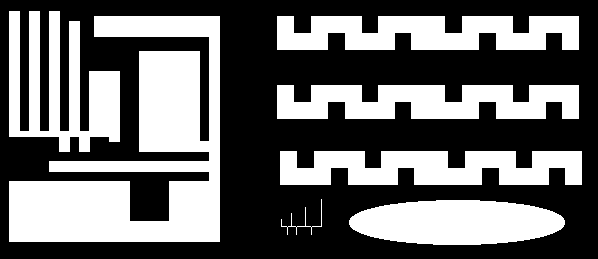
#> input picture lab11-indexation/ccl1.png, 598 x 259 px; the run also reads 1 picture not shown here
$ jupyter execute 11_ccl.ipynb
#> lines starting #> are read from the running program, lines starting #| are printed output that depends on the picture; after the words box and inside, x2 and y2 are one past the last pixel; in counts of white or black regions, pixels touching at a corner belong together
# Indeksacja. Prosta klasyfikacja obiektów.

## Cel ćwiczenia
- zapoznanie z dwuprzebiegowym algorytmem indeksacji (ang. *connected component labelling*):
- zapoznanie z prostą klasyfikacją obiektów z wykorzystaniem współczynników kształtu.

## Indeksacja

Większość dotychczas poznanych i wykorzystywanych algorytmów przetwarzania obrazu wykonywała operacje na całym obrazie (lub co najwyżej dokonywany był podział obiekt/obiekty - tło. Np. różne metody segmentacji).
Patrząc na poniższny rysunek człowiek widzi dwa kwadraty.

Dla automatycznego systemu analizy i rozpoznawania obrazów przejście od etapu obiekty/tło do wyróżnienia dwóch kwadratów nie jest takie oczywiste i wymaga zastosowania jakieś formy indeksacji - czyli przypisania każdemu z pikseli uznanych za należące do obiektów (tu białych) jakieś etykiety (w naszym przypadku będą to dwie etykiety, ew. dodatkowa oznaczająca tło).

W tej części ćwiczenia zaprezentowany zostanie tzw. dwuprzebiegowy algorytm indeksacji (ang. *two-pass connected component labelling*).
Jego nazwa związana jest z koniecznością wykonania dwukrotnego odwiedzenia każdego z pikseli obrazu (dwie pętle/iteracje po obrazie).
Istnieją również tzw. jednoprzebiegowe algorytmy indeksacji - por. zadnie domowe.

## Opis algorytmu

- Na wejściu mamy obraz po binaryzacji - zakładamy, że piksele białe ('1', '255') należą do obiektów, tło jest czarne.

- W pierwszej iteracji obraz analizujemy linia po linii, od lewej do prawej, aż do napotkania pierwszego piksela o wartości różnej od '0'.
  W tej sytuacji dokonujemy analizy otoczenia piksela:


  gdzie: **X**  rozważany piksel, **A,B,C,D** - sąsiedzi z otoczenia.
  Uwaga. W przykładzie pokazano tzw. sąsiedztwo 8-elementowe.
  Niekiedy stosuje się również wersję 4-elementową (praktycznie bardzo rzadko).
  Wtedy analizie podlegałyby by tylko piksele **B** i **D**.

- Możliwe są następujące przypadki dla otoczenia __A,B,C,D__:
    - (a) wszystkie należą do tła __A,B,C,D == 0__.
      Wtedy znaleziony piksel __X__ należy do nowego obiektu - nadajemy mu zatem etykietę __L+1__ __X = L+1}__ - przez __L__ rozumiemy poprzednią etykietę.
	  Uwaga. Przed uruchomieniem algorytmu __L__ należy zainicjować wartością  '1'
    - (b) jeden lub więcej pikseli ma przypisaną aktualną etykietę **L**.
	  Wtedy rozważanemu pikselowi przypisujemy etykietę **L** - **X = L**.
    - (c) w otoczeniu występują piksele o różnych etykietach np. *L1* i *L2*.
	  Wtedy przyjmuje się zasadę, że rozważanemu pikselowi *X* przypisuje się mniejszą z wartości *L1* i *L2* (*X = min(L1,L2)*).

## Implementacja:

- Wczytaj obraz *ccl1.png*, wyświetl go.
  Po krótkiej analizie można zauważyć, że występuje na nim 7 odrębnych obiektów.
      Ich ``wykrycie'' będzie naszym celem.

- Na podstawie opisu algorytmu podanego wcześniej zaimplementuj tzw. pierwszą fazę indeksacji (ang. _first pass_):
    - uwaga ogólna - algorytm jest dość prosty i łatwy w implementacji,
    - obliczenia powinny odbywać się w pętlach `for` - iteracja po całym obrazku.
      Warto pominąć pierwszy wiersz i pierwszą oraz ostatnią kolumnę, aby  wyeliminować problem z brakiem kontekstu (można np. założyć, że pikseli brzegowych nie ma, bo wcześniej wykonane zostało morfologiczne czyszczenie brzegu).
    - dla przypomnienia iteracja po macierzy w Python - pętla zewnętrzna - wiersze, pętla wewnętrzna - kolumny – tj. pierwsza współrzędna to wiersz, a druga kolumna,
    - rozmiar obrazka można odczytać np. poleceniem: `yy, xx = img.shape`
      Przy takim przypisaniu `yy` oznacza liczbę wierszy (wysokość obrazka), a `xx` liczbę kolumn (szerokość obrazka),
    - działania podejmujemy tylko w przypadku, gdy aktualnie analizowany piksel ma wartość różną od zera (gdy należy do obiektu),
    - najtrudniejszym elementem jest analiza otoczenia piksela i stwierdzenie, z którym z przypadków (a), (b) czy (c) mamy do czynienia.
      Problem można rozwiązać jakkolwiek (tylko dobrze), poniżej prezentowana jest jedna z możliwości.
    - na początku tworzymy listę pikseli, które stanowią otoczenie piksela X (A, B, C, D) np: ` neighbours = [img[j - 1, i - 1], ... `
    - następnie sprawdzamy czy nie występuje przypadek (a) - czyli czy suma sąsiadów nie wynosi 0 -  ` neigh_sum = np.sum(neighbours)`, jeżeli tak to `X = L` oraz `L=L+1`.
      Uwaga proszę nie zapomnieć zainicjalizować etykiety `L` wartością 1.
    - jeżeli `neigh_sum > 0`, mamy do czynienia z przypadkiem (b) lub (c).
      Eliminujemy zerowe elementy z listy `sasiedzi` (`neighbours = filter(lambda x: x != 0, neighbours)`), a następnie znajdujemy minimum i maksimum nowej listy `neighbours` (funkcje `min` i `max` z _numpy_).
    - z przypadkiem (b) będziemy mieli do czynienia, gdy *minimum = maksimum*.
      Wtedy jako etykietę przypisujemy `X = minimum = maksimum`.
      Gdy *minimum != maksimum* mamy przypadek (c).
      Wtedy etykieta `X = minimum` - taką przyjmujemy konwencję,
    - uwaga 1 - algorytm operuje (czyta punkty z otoczenia i zapisuje kolejne indeksy L) na tym samym obrazie wejściowym,
    \item uwaga 2 - przed implementacją metody obsługi konfliktów przypadki (b) i (c) działają tak samo, ale dla potrzeb dalszych kroków należy je rozróżnić,

- Wykonaj indeksację obrazu za pomocą zaimplementowanego algorytmu.
  Jeżeli wszystko zostało poprawnie napisane, to wynik powinien wyglądać mniej więcej tak jak na poniższym rysunku. Takie porównanie stanowić będzie pierwszy test poprawności implementacji algorytmu.


[cell 1]
import os
import cv2
import matplotlib.pyplot as plt
import numpy as np

if not os.path.exists("ccl1.png") :
    !wsl wget https://raw.githubusercontent.com/vision-agh/poc_sw/master/13_CCL/ccl1.png --no-check-certificate
if not os.path.exists("shapes.png") :
    !wsl wget https://raw.githubusercontent.com/vision-agh/poc_sw/master/13_CCL/shapes.png --no-check-certificate
if not os.path.exists("shapesReal.png") :
    !wsl wget https://raw.githubusercontent.com/vision-agh/poc_sw/master/13_CCL/shapesReal.png --no-check-certificate

# Implementacja pierwszego kroku indeksacji
plt.rcParams['figure.figsize'] = (16, 9)

[cell 2]
def imread(path):
#> called with path = 'ccl1.png'
    return cv2.imread(path, cv2.IMREAD_GRAYSCALE)
#> returned value: shape (259, 598); 41.1% white; 7 white regions, largest, box (x1, y1, x2, y2) and area: (9, 16, 220, 242) 23561, (9, 11, 120, 152) 8081, (277, 16, 579, 50) 8024

[cell 3]
def plot_img(img, cmap='gray', title=''):
    plt.figure(figsize=(16, 9))
    plt.imshow(img, cmap=cmap, vmin=0, vmax=255)
    plt.axis('off')
    plt.title(title)
    plt.show()

[cell 4]
ccl1 = imread('ccl1.png')

[cell 5]
plot_img(ccl1)

[cell 6]
def indexation(image):
    delta_y = np.array([-1, -1, -1, 0], dtype=np.int32)
    delta_x = np.array([-1,  0,  1, -1], dtype=np.int32)

    image = np.copy(image)

    L = 0
    for y in range(1, image.shape[0]):
        for x in range(1, image.shape[1] - 1):
            if image[y, x] > 0:
                neighbors = image[y + delta_y, x + delta_x]

                if np.sum(neighbors) > 0:
                    minv = np.min(neighbors[neighbors > 0])
                    image[y, x] = minv
                else:
                    L += 1
                    image[y, x] = L
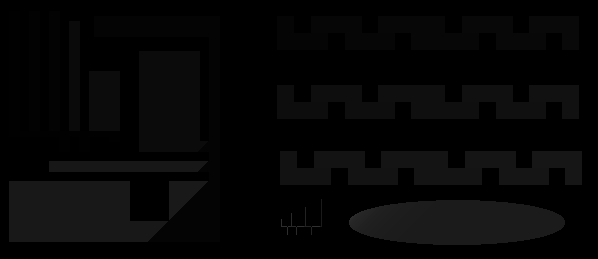
#> image: shape (259, 598); min 0, max 48, mean 6.1
#> after the loop, L = 48

    return image

[cell 7]
indexed = indexation(ccl1)

[cell 8]
plt.imshow(indexed, cmap='twilight')
plt.show()

## Dyskusja:

- W wyniku indeksacji uzyskujemy obraz, na którym wyróżnionych jest wiele obiektów (dokładnie 48) - a faktycznie jest tylko 7. Zastanówmy się z czego to wynika.

- Zacznijmy od prostego przypadku przedstawionego na poniższym rysunku:


  Obraz analizowany jest linia po linii.
  Zatem pierwszą etykietę dostanie słupek po prawej.
  Późnej ten po lewej.
  Postępując zgodnie z podanym algorytmem, w pewnym momencie (piksel wyróżniony na obrazku) dojdzie do sytuacji, w której w otoczeniu danego piksela znajdą się dwie różne etykiety (tu: '1' i '2').
  Wtedy zgodnie z przyjętą metodologią przypisujemy niższą, tj. '1'.
  Problem jaki powstaje, to brak zapamiętania informacji o tym, że wystąpił taki konflikt tj. że powinno nastąpić połączenie etykiet '1' i '2'.
  Z tego powodu wynik działania algorytmu nie jest poprawny.

-  Przeanalizujmy jeszcze jeden, bardziej złożony przykład z rysunku poniżej:


   Słupek po prawej dostaje indeks '1', a po lewej '2'.
   W czwartej linii występuje piksel, który ma w swoim sąsiedztwie (A,B,C,D) same piksele czarne.
   Dlatego dostaje etykietę '3'.
   Jednak w następnym kroku okazuje się, że następuje konflikt '3' z '1' (połączenie).
   W kolejnym wierszu występuje konflikt '2' i '3'.
   Warto zwrócić uwagę, że w tym przypadku trzeba uniknąć sytuacji ''utraty'' informacji o połączeniu '1' z '2' przez '3'.

- W literaturze zaproponowano wiele sposobów reprezentacji i rozwiązywania przedstawionych konfliktów:
    - 2-krotki,
    - n-krotki,
    - tablica dwuwymiarowa,
    - grafy + przeszukiwanie grafu wgłąb.
 W obecnym ćwiczeniu zastosujemy ostatnie podejście, które jest najprostsze do realizacji.

- Opisane konflikty możemy przechowywać w strukturze zbiorów rozłącznych (ang. _union find_).
  Jest to zagadnienie znane z przedmiotu ''Algorytmy i struktury danych''.
  Poniżej zostanie zaprezentowane krótkie przypomnienie.

- Mamy $N$ obiektów. W naszym przypadku to jest $N$ etykiet.
  Chcemy przechowywać informację o sytuacji, w której następuje łączenie etykiet tj. interesują nas zbiory obiektów połączonych.
  Przykład trzech zbiorów zamieszczono na rysunku:


- W ramach rozważanej struktury implementuje się dwie operacje:
    - *find* (znajdź) - sprawdzenie czy dwa obiekty należą do tego samego zbioru połączonego,
	- *union* (połącz) - wprowadź połączenie pomiędzy dwoma obiektami.

- Z punktu widzenia naszych potrzeb ważna jest funkcja _union_. Przykład dodania połączenia pomiędzy obiektami '2' a'3' pokazano na rysunku:


- Strukturę oraz obie operacje można zaimplementować na kilka sposobów.
  Zainteresowanych odsyłam do literatury przedmiotu.
  My zastosujemy podejście _quick-union_.
  Nie jest ono specjalnie wydajnie, ale bardzo proste do implementacji.

- Nasz graf, w którym wierzchołki oznaczają etykiety, a krawędzie połączenia między etykietami, zapiszemy w tablicy jednowymiarowej `id[]` o rozmiarze $N$ (maksymalna liczba etykiet).
  Interpretacja pola w tablicy: `id[i]` jest rodzicem `i`.
  Korzeń elementu `i` jest dany jako: `id[id[id[...id[i]...]]]`.

- Przeanalizujmy jak to działa na prostym przykładzie.
  Mamy dany poetykietowany obraz:


  Występuje na nim pięć konfliktów oznaczonych A, B, C, D i E  (uwaga w trakcie działania algorytmu pojawią się właśnie w takiej kolejności).

- Sytuację wyjściową opisuje poniższy rysunek:


   Tablica `id` wypełniona jest kolejnymi indeksami.

- W algorytmie _quick-union_, aby połączyć elementy $p$ i $q$ należy ustawić $id$ korzenia $q$ pod adres korzenia elementu $p$.
Uwaga. Zakładamy, że $p$ < $q$.
Można to zapisać jako: `id[root(p)] = root(q)`.
Nasze pierwsze połączenie (A) to 4 z 2.
Po tej operacji sytuacja będzie wyglądać następująco:


W tym przypadku korzenieniem obu elementów są same elementy, zatem operacja jest dość prosta.

- Kolejny krok tj. połączenie  2 z 1 -  sytuacja B:


Element 1 jest korzeniem.
Element 2 już nie, ponieważ `id[2]==4`.
Sprawdzamy zatem `id[4]`.
Okazuje się, że `id[4] == 4` tj. jest to korzeń.
Zatem korzeniem dla elementu 2 jest 4.
Dokonujemy stosownej modyfikacji w tablicy `id[1] = 4`.

-  Kolejne połączenie to 6 z 3 (C):


- Kolejne połączenie to 5 z 1.


Szukamy korzenia elementu 1.
Znajdujemy, że to jest 4.
Zatem łączymy 5 i 4.

- Ostatnie połączenie to 6 z 5.


-  Ostatni krok to wykorzystanie informacji zawartej w tablicy `id` do wyznaczenia przekodowania LUT (ang. _look-up table_), które pozwoli nam nadać poprawne etykiety wszystkim pikselom.
      Zasadniczo sprowadza się on do obliczenia dla każdej możliwej etykiety jej korzenia.
      W naszym przypadku zawsze otrzymamy 6, gdyż wszystkie piksele są ze sobą połączone i stanowią jeden obiekt.

## Implementacja:

- Implementacja jest dużo prostsza i krótsza od powyższego opisu.
  Istotne jest tylko dobre zrozumienie algorytmu _union-find_.

- Potrzebne będą nam dwie funkcje pomocnicze:

    - `root` - obliczanie korzenia zgodnie z podanym opisem (odpowiednia pętla `while`). Funkcja pobiera indeks elementu oraz tablicę, a zwraca indeks korzenia.
    - `union` - realizacja operacji unii. Argumenty to indeksy `p` i `q` oraz tablica, a wyniki to zmodyfikowana tablica.

- Na początku, przed pierwszym przebiegiem algorytmu indeksacji, tworzymy tablicę `id` i inicjujemy ją wartościami od 1 do $N$.
  Dla rozważanego przykładu wystarczy $N = 100$.

- Następnie, w przypadku wystąpienia konfliktu (przypadek ()c)), tworzymy unię pomiędzy etykietą mniejszą i większą.

- Po pierwszym przebiegu tworzymy, w opisany powyżej sposób, przekodowanie LUT (pętla po `id` i funkcja `root`). Powstaje nam tablica `lut`.

- Implementujemy drugi przebieg po obrazie.
  Jest on bardzo prosty.
  Dla każdego piksela, który nie jest tłem (o etykiecie większej od 0) realizujemy przekodowanie LUT (`lut_table[img[j, i] - 1]`).
  Otrzymany w ten sposób obraz wyświetlamy.
  Powinniśmy uzyskać poprawne etykietowanie.

[cell 9]
class Node:
    def __init__(self, id):
        self.id = id
        self.parent = self
        self.rank = 0

    def find_set(self):
        if self.parent != self:
            self.parent = self.parent.find_set()
        return self.parent

def union(x, y):
    if x.id == y.id:
        return

    x = x.find_set()
    y = y.find_set()

    if x.rank > y.rank:
        y.parent = x
    else:
        x.parent = y
        if x.rank == y.rank:
            y.rank += 1

[cell 10]
def indexation2(image):
    delta_y = np.array([-1, -1, -1, 0], dtype=np.int32)
    delta_x = np.array([-1,  0,  1, -1], dtype=np.int32)

    image = np.copy(image)

    L = 0
    nodes = dict()
    for y in range(1, image.shape[0]):
        for x in range(1, image.shape[1] - 1):
            if image[y, x] > 0:
                neighbors = image[y + delta_y, x + delta_x]

                if np.sum(neighbors) > 0:
                    nonzero = neighbors[neighbors > 0]
                    for el in nonzero[1:]:
                        union(nodes[nonzero[0]], nodes[el])

                    image[y, x] = nodes[nonzero[0]].id
                else:
                    L += 1
                    image[y, x] = L
                    nodes[L] = Node(L)
#> after the loop, L = 48; nodes = 48 items

    for y in range(1, image.shape[0]):
        for x in range(1, image.shape[1] - 1):
            if image[y, x] > 0:
                image[y, x] = nodes[image[y, x]].find_set().id

    return image

[cell 11]
indexed = indexation2(ccl1)

[cell 12]
plt.imshow(indexed, cmap='twilight')
plt.show()

## Indeksacja wbudowana w OpenCV

W OpenCV dostępna jest funkcja `connectedComponents`, która pozwala wykonać indeksację.
Proszę sprawdzić jej działanie na używanym wcześniej obrazie.

[cell 13]
plot_img(ccl1)

[cell 14]
# Indeksacja wbudowana w OpenCV
indexed = cv2.connectedComponents(ccl1)

[cell 15]
plt.imshow(indexed[1], cmap='twilight')
plt.show()
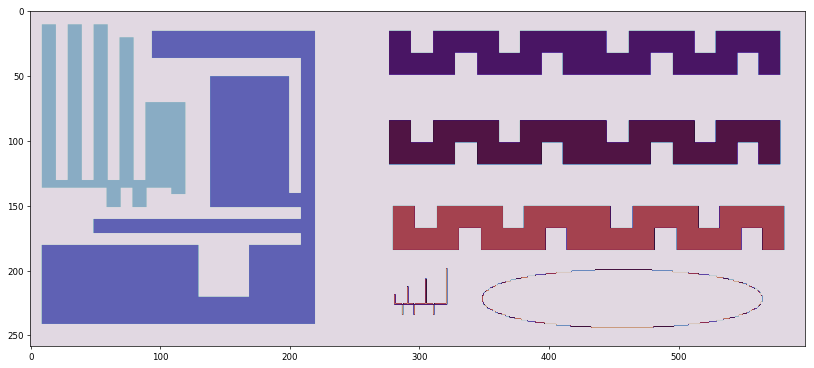
#> figure drawn by matplotlib, 1 panel

## Rozpoznawanie obiektów z wykorzystaniem współczynników kształtu

Współczynniki kształtu są pewnymi parametrami liczbowymi opisującymi kształt obiektu.
Pozwala to na użycie ich do automatycznego rozpoznawania obiektów.
Teoretycznie współczynniki kształtu (dobre) powinny być niezależne od zmiany położenia obiektu, jego orientacji i wielkości.
W praktyce okazuje się jednak, że wartości współczynników zmieniają się w pewnym zakresie nawet dla obiektów należących do tych samych klas (te same kształty - przykład obracany kwadrat).
Wynika z tego konieczność uwzględnienia pewnej tolerancji wartości współczynników kształtu wykorzystywanych w praktycznych zastosowaniach analizy i rozpoznawania obrazu.

# Implementacja dla obrazu sztucznego

- Wczytaj obraz _shapes.png_.
  Wyświetl go.
  Pierwszym etapem zadania będzie wybranie współczynników kształtu i przedziałów ich wartości - takich, które pozwolą na wykrycie konkretnych kształtów.
  Do wyboru jest kwadrat lub krzyżyk (koło jest zbyt łatwe).

- Obok ''klasycznych'' współczynników kształtu tj. Blair-Bliss, Malinowskiej, Haralick, występują współczynniki będące pochodnymi momentów geometrycznych tzn. momenty Hu [https://en.wikipedia.org/wiki/Image_moment]. Wykorzystamy je w naszym ćwiczeniu.

- Pierwszy krok to indeksacja obrazu - poznana funkcja `connectedComponents`.
- Następnie w pętli, dla kolejnych obiektów wyznaczamy współczynniki Hu.
    - po pierwsze należy ''wybrać'' z obrazu dany obiekt np. `I = (ccl == s)*1` oraz `I = I.astype('uint8')`
    - po drugie obliczyć momenty geometryczne - `cv2.moments(I)`
    - po trzecie, na podstawie momentów, obliczyć momentu Hu `cv2.HuMoments(moments)`
- Mając wyznaczone współczynniki musimy jest przeanalizować. W tym celu dobrze ja jakoś wyświetlić w postaci macierzy - proszę to rozwiązać samodzielnie.

- Na podstawie analizy należy wybrać próg (jeden lub więcej) i zrealizować stosowną filtrację tj. usunąć ''niechciane'' kształty.

[cell 16]
# Rozpoznawanie obiektów sztucznych
shapes = imread('shapes.png')
#> call 2 of imread, with path = 'shapes.png'
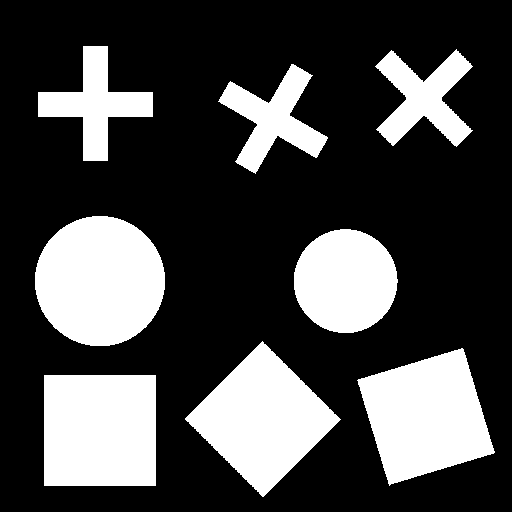
#> input picture lab11-indexation/shapes.png, 512 x 512 px
plot_img(shapes)

[cell 17]
components, image = cv2.connectedComponents(shapes)
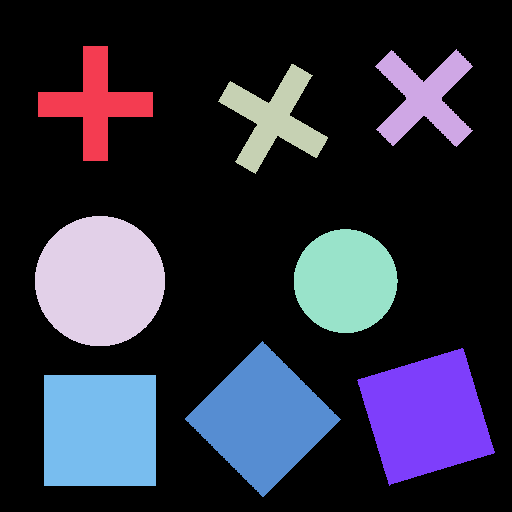
#> image: shape (512, 512) int32; 9 distinct labels, from 0 to 8; one colour per label, 0 black
#> components = 9

for i in range(1, components):
    I = (image == i)*1
    I = I.astype(np.uint8)

    moments = cv2.moments(I)
    hu_moments = cv2.HuMoments(moments)

    print(hu_moments)
    if hu_moments[0] > 2e-1:
        print('cross')
    elif hu_moments[1] > 5e-7:
        print('square')
    else:
        print('circle')

    plt.imshow(I, cmap='gray')
    plt.show()
#> this loop made 8 passes
#> hu_moments on passes 1, 8: [0.25, 2.31e-09, 2.32e-05, 1.47e-06, 8.61e-12, 7.08e-11, 0], [0.167, 2.23e-06, 0, 0, 0, 0, 0]
#> (printed output is left out)
#> pass 1, `I = (image == i)*1`:
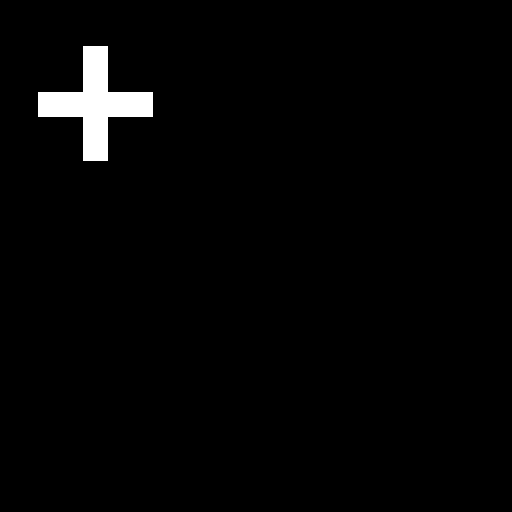
#> I: shape (512, 512) int64; values 0 (black) and 1 (white), 2% white; 1 white region, box (x1, y1, x2, y2) and area: (38, 46, 153, 161) 5125
#> pass 2, `I = (image == i)*1`:
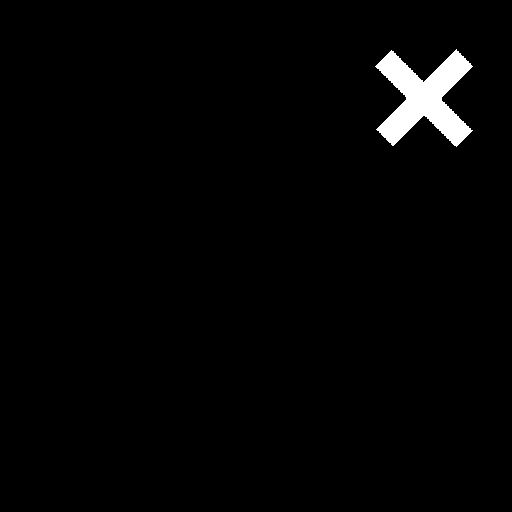
#> I: shape (512, 512) int64; values 0 (black) and 1 (white), 1.8% white; 1 white region, box (x1, y1, x2, y2) and area: (375, 49, 473, 147) 4840
#> after the loop:
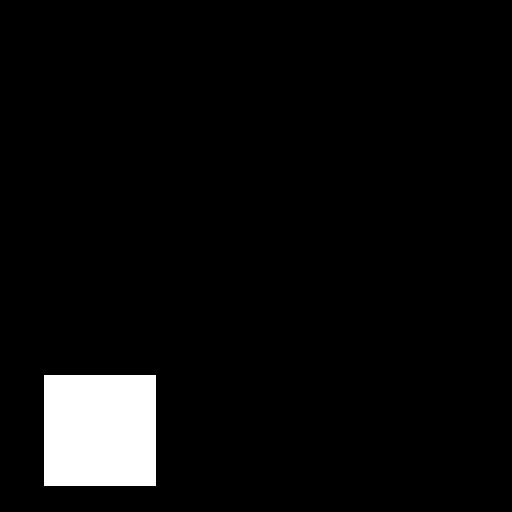
#> I: shape (512, 512); values 0 (black) and 1 (white), 4.7% white; 1 white region, box (x1, y1, x2, y2) and area: (44, 375, 156, 486) 12432

[cell 18]
components, image = cv2.connectedComponents(shapes)

circles = np.zeros_like(image)
squares = np.zeros_like(image)
crosses = np.zeros_like(image)

for i in range(1, components):
    I = (image == i)*1
    I = I.astype(np.uint8)

    moments = cv2.moments(I)
    hu_moments = cv2.HuMoments(moments)

    if hu_moments[0] > 2e-1:
        crosses = np.logical_or(crosses, I)
    elif hu_moments[1] > 5e-7:
        squares = np.logical_or(squares, I)
    else:
        circles = np.logical_or(circles, I)
#> this loop made 8 passes
#> pass 2, `crosses = np.logical_or(crosses, I)`:
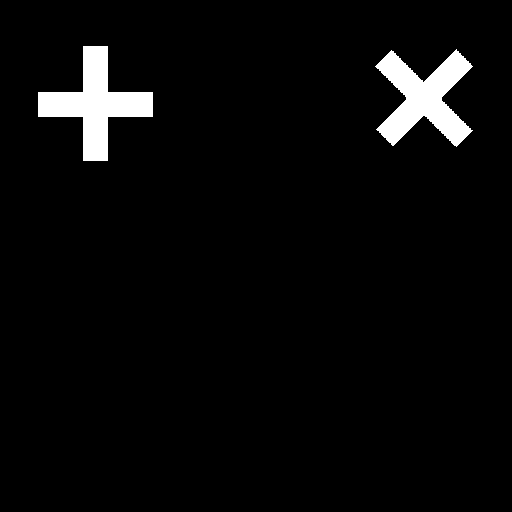
#> crosses: shape (512, 512) bool; 3.8% white; 2 white regions, box (x1, y1, x2, y2) and area: (38, 46, 153, 161) 5125, (375, 49, 473, 147) 4840
#> pass 3, `I = (image == i)*1`:
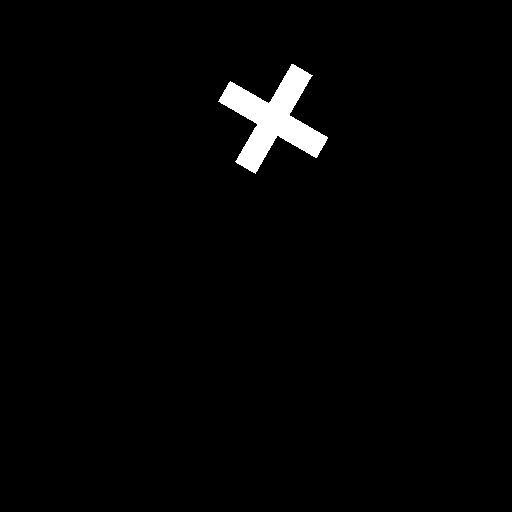
#> I: shape (512, 512) int64; values 0 (black) and 1 (white), 1.9% white; 1 white region, box (x1, y1, x2, y2) and area: (218, 64, 328, 174) 4857
#> (the rest of the program and of its run is left out)
